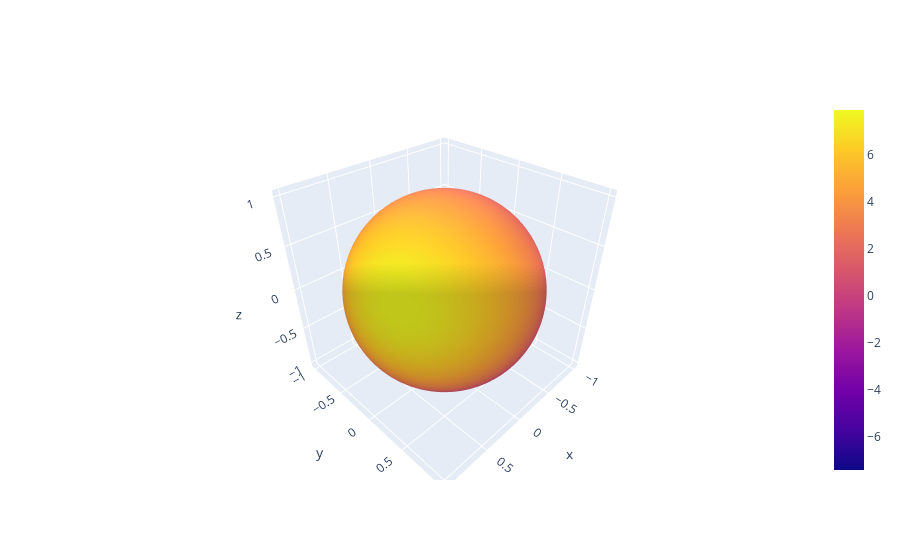

This figure's notebook cell:
### Code cell
print(x1_x2_lm_manual.imag.max(), x1_x2_lm_manual.imag.min())
product = e3nn.to_s2grid(e3nn.IrrepsArray(e3nn.s2_irreps(2 * lmax), x1_x2_lm_manual.real), res_beta=100, res_alpha=99, quadrature="soft")
go.Figure([go.Surface(product.plotly_surface())])

### Figure 1 — Plotly figure (JSON) as saved in the notebook; plotly's stock layout.template omitted (floating-point values rounded to 4 significant figures; data arrays with more than 128 entries replaced by an {"elided": "..."} marker saying what was removed)
{"data": [{"surfacecolor": {"elided": "102x100 float values"}, "type": "surface", "x": {"elided": "102x100 float values"}, "y": {"elided": "102x100 float values"}, "z": {"elided": "102x100 float values"}}], "layout": {}}
